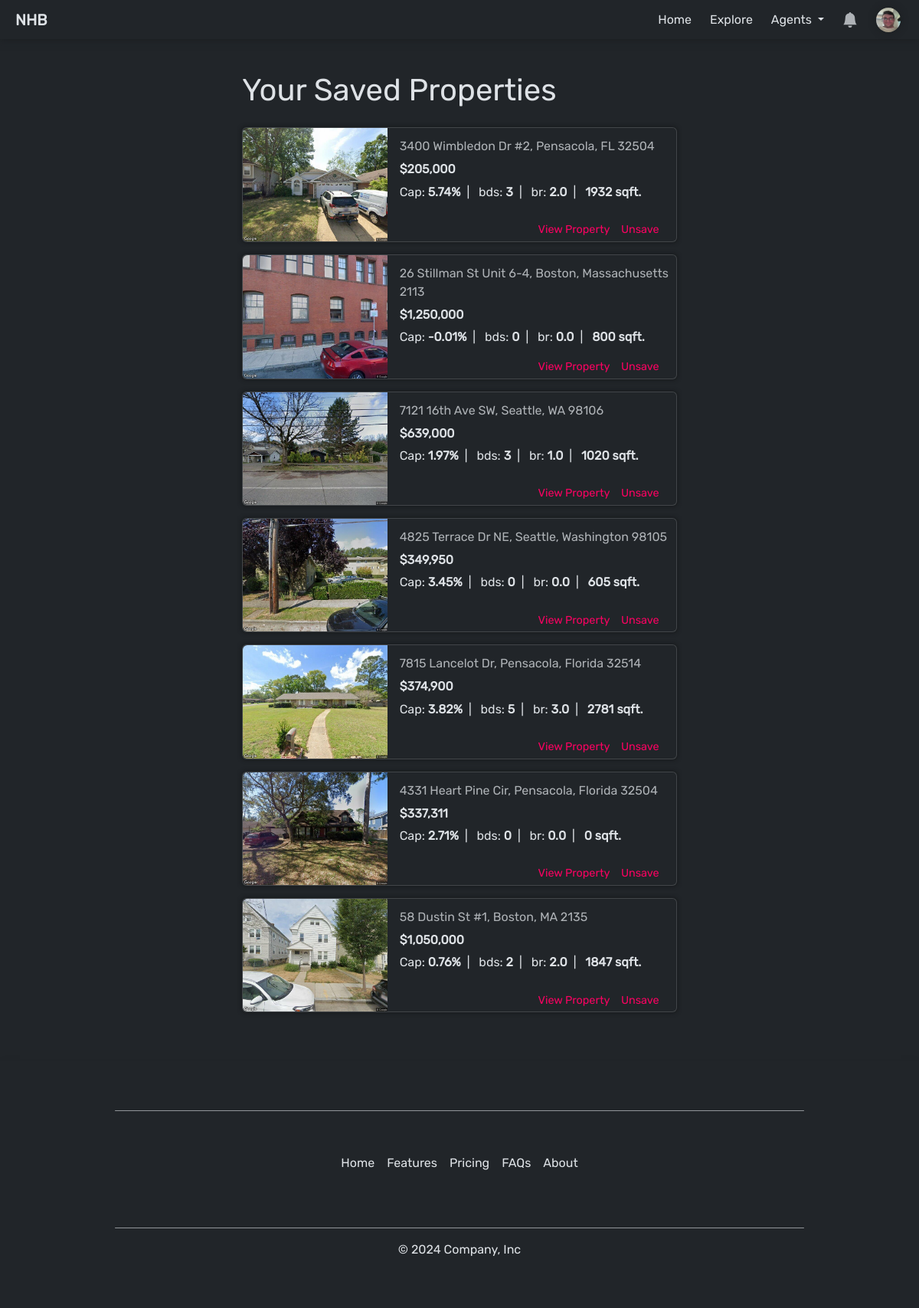
Page /profile/saved/ (signed in) on the committed database.
### account/models.py (models this page shows, shortened)
class CustomUser(AbstractUser):
    USER_TYPE_CHOICES = (
        ('buyer', 'Buyer'),
        ('agent', 'Agent'),
    )
    user_type = models.CharField(max_length=20, choices=USER_TYPE_CHOICES, default=USER_TYPE_CHOICES[0])
    @property
    def profile(self):
        return self.profile_set.first()
    objects = BaseUserManager()

### profiles/models.py (models this page shows, shortened)
class Profile(models.Model):
    user = models.ForeignKey(User, on_delete=models.CASCADE)
    theme = models.CharField(choices=[('light','light'), ('dark','dark')], max_length=100, default='dark')
    goal = models.CharField(max_length=1000, default='Searching for Investment Property')
    phone_number = models.CharField(max_length=10, blank=True, null=True)
    location = models.CharField(max_length=100, blank=True, null=True)
    profile_picture = models.ImageField(upload_to='profile_pictures', blank=True, null=True)
    @property
    def unread_notification_count(self):
        return self.user.notification_set.filter(is_read=False).count()

### property/models.py (models this page shows, shortened)
class SavedProperty(models.Model):
    profile = models.ForeignKey(Profile, on_delete=models.CASCADE)
    property_id = models.CharField(max_length=100)
    address = models.CharField(max_length=250)
    city = models.CharField(max_length=100)
    state = models.CharField(max_length=2)
    zip = models.IntegerField()
    image = models.ImageField(upload_to='property_images/', default='property_images/default/shrek.webp')
    price = models.DecimalField(max_digits=10, decimal_places=2)
    cap_rate = models.DecimalField(max_digits=7, decimal_places=4)
    beds = models.IntegerField()
    baths = models.DecimalField(max_digits=2, decimal_places=1)
    sq_ft = models.IntegerField()
    timestamp = models.DateTimeField(auto_now_add=True)
    archived = models.BooleanField(default=False)
    class Meta:
        constraints = [
            models.UniqueConstraint('profile', 'property_id', name='profile-property_id'),
        ]
    @property
    def endpoint(self):
        return f'/property/detail/state={self.state}&city={self.city}&address={self.address}&zip={self.zip}&id={self.property_id}/'
    @property
    def address_full(self):
        return f'{self.address}, {self.city}, {self.state} {self.zip}'

### profiles/views.py (the view)
# urls.py: path('saved/', views.saved_property_list_view, name='saved_property_list'),
@login_required(login_url='/account/login/')
def saved_property_list_view(request, *args, **kwargs):
    profile = Profile.objects.get(user=request.user)
    saved_properties_qs = SavedProperty.objects.filter(profile=profile).filter(archived=False).order_by('-timestamp')
    return render(request, 'profile/saved-properties.html', { 'profile': profile, 'saved_properties': saved_properties_qs })

### agent/templatetags/is_agent.py (called while the page is built)
@register.filter(name='is_agent')
def is_agent(user: User, group_name='Agent'):
    return user.groups.filter(name=group_name).exists()

### property/templatetags/currency.py (called while the page is built)
@register.filter(name='currency')
def currency(value: str, decimal: int)-> str:
    if type(value) == str:
        if value == '':
            value = 0
        else:
            value = float(value)
    return f'${value:,.{decimal}f}'

### property/templatetags/percentage.py (called while the page is built)
@register.filter(name='percentage')
def percentage(value: float)-> str:
    return f'{value*100:.2f}%'

### templates/profile/saved-properties.html
{% extends "base.html" %}
{% block content %}
<div class="container col-12 col-md-8 col-lg-6 py-5 px-3">
    <h1 class="mb-4">Your Saved Properties</h1>
    <div id="saved-property-container">
    {% if not saved_properties %}
        <p>No saved properties.</p>
    {% else %}
    {% for property in saved_properties %}
        {% include "profile/partials/saved-property-card.html" %}
    {% endfor %}
    {% endif %}
    </div>
</div>
{% endblock content %}

### templates/components/nav.html (shortened to what this page needs)
{% load static %}
{% load is_agent %}
<nav
id="navbar"
class="navbar navbar-expand-lg w-100 py-1"
>
    <div class="container-fluid m-0">
        <div class="collapse navbar-collapse justify-content-between" id="navbarSupportedContent">
            <a id='brand' class="navbar-brand px-2" href="/">NHB</a>
            <ul class="navbar-nav mb-2 mb-lg-0">
                {% if request.get_full_path != '/' %}
                    <li class="nav-item me-2">
                        <a class="nav-link {% if request.get_full_path == '/' %}active{% endif %}" aria-current="page" href="/">
                            Home
                        </a>
                    </li>
                {% endif %}
                <li class="nav-item me-2">
                    <a class="nav-link {% if '/explore/' in request.get_full_path %}active{% endif %}" href="/explore/">
                        Explore
                    </a>
                </li>
                {% if not request.user|is_agent %}
                <li class="nav-item me-2 dropdown">
                    <a class="nav-link dropdown-toggle {% if '/agent/' in request.get_full_path %}active{% endif %}" href="#" role="button" data-bs-toggle="dropdown" aria-expanded="false">
                        Agents
                    </a>
                </li>
                {% else %}
                <li class="nav-item me-2">
                    <a class="nav-link {% if '/agent/' in request.get_full_path %}active{% endif %}" href="/agent/dashboard/">
                        Dashboard
                    </a>
                </li>
                {% endif %}
                {% if not user.is_authenticated %}
                    <li class="nav-item">
                        <a class="nav-link" href="/account/register/">Login / Signup</a>
                    </li>
                    {% else %}
                    <li class="nav-item dropdown h-100 align-items-start me-2 " >
                        <a
                        id="notification-dropdown-tg"
                        class="nav-link dropdown-toggle d-flex align-items-center position-relative"
                        href="#"
                        role="button"
                        data-bs-toggle="offcanvas" data-bs-target="#notificationsDrawer" aria-controls="notificationsDrawer"
                        onclick="clearNotificationSpan()"
                        >
                            <svg id="notification-icon" xmlns="http://www.w3.org/2000/svg" width="20" height="20" fill="white" class="bi bi-bell-fill" viewBox="0 0 16 16">
                                <path d="M8 16a2 2 0 0 0 2-2H6a2 2 0 0 0 2 2m.995-14.901a1 1 0 1 0-1.99 0A5 5 0 0 0 3 6c0 1.098-.5 6-2 7h14c-1.5-1-2-5.902-2-7 0-2.42-1.72-4.44-4.005-4.901"/>
                            </svg>
                        </a>
                    </li>
                    <li class="nav-item dropdown">
                        <a id="profile-dropdown-tg" class="nav-link dropdown-toggle d-flex align-items-center" href="#" role="button" data-bs-toggle="dropdown" aria-expanded="false">
                            <div id="profile-badge-container">
                            {% if not user.profile.profile_picture %}
                                {% include "icons/profile-icon.html" %}
                            {% else %}
                                <img src="{{ user.profile.profile_picture.url }}" class="profile-badge me-1" alt="profile picture">
                            {% endif %}
                            </div>
                        </a>
                    </li>
                {% endif %}
            </ul>
        </div>
    </div>
</nav>

### templates/profile/partials/saved-property-card.html (shortened to what this page needs)
{% load static %}
{% load currency %}
{% load percentage %}
{% load comma %}
<div id="property-card-{{property.property_id}}" class="card mb-3 w-auto" style="box-shadow: 0 0 4px 2px var(--bs-dark-bg-subtle);">
    <div class="row g-0">
        <div class="col-4 col-md-4">
            <img src="{{property.image.url}}" class="img-fluid rounded-start h-100 card-image" alt="...">
        </div>
        <div class="col-8 col-md-8">
            <div class="card-body h-100  align-items-center py-1 ps-3 pe-2">
                <div class="property-card-details h-75 pt-2">
                    <p class="text-muted mb-2">{{ property.address_full }}</p>
                    <h6 style="font-weight:600;">{{ property.price|currency:0 }}</h6>
                    <p class="mb-2" style="font-size:1rem;">
                        Cap: <strong >{{ property.cap_rate|percentage }}</strong>&ensp;|&ensp;
                        bds: <strong>{{ property.beds }}</strong>&ensp;|&ensp;
                        br: <strong>{{ property.baths }}</strong>&ensp;|&ensp;
                        <strong>{{ property.sq_ft }} sqft.</strong>
                    </p>
                </div>
                <div id="card-button-container" class="d-flex pb-2 h-25">
                    <a style="color:var(--love);" href="{{property.endpoint}}">View Property</a>
                    {% if user == request.user %}
                        <a
                        style="color:var(--love);"
                        hx-post="{% url 'toggle_property_saved' %}"
                        hx-target="#property-card-{{property.property_id}}"
                        hx-vals='{ "view": "profile", "property": { "propertyId": "{{ property.property_id }}" }}'
                        hx-swap="outerHTML"
                        >Unsave</a>
                    {% endif %}
                </div>
            </div>
        </div>
    </div>
</div>

### static/css/styles.css (style rules this page uses)
:root { --love: #fa0261; --love-dark: #691535; --hidden: #34d3eb; --gray-bg: rgb(223, 223, 223); --gray-color: gray; --success: #04c904; }
body { font-family: Rubik,Arial,sans-serif!important; }

### templates/profile/partials/saved-property-card.html (style rules this page uses)
#card-button-container { display: flex; justify-content: flex-end; align-items: flex-end; }
#card-button-container a { color: var(--bs-secondary-color); font-size: .9rem; cursor: pointer; margin-right: .9rem; text-decoration: none; }

### rows in the picture
CustomUser: profile.profile_picture (picture)
SavedProperty: image (picture), address_full "3400 Wimbledon Dr #2, Pensacola, FL 32504", price "$205,000", cap_rate|percentage "5.74%", beds "3", baths "2.0", sq_ft "1932"
SavedProperty: image (picture), address_full "26 Stillman St Unit 6-4, Boston, Massachusetts 2113", price "$1,250,000", cap_rate|percentage "-0.01%", beds "0", baths "0.0", sq_ft "800"
SavedProperty: image (picture), address_full "7121 16th Ave SW, Seattle, WA 98106", price "$639,000", cap_rate|percentage "1.97%", beds "3", baths "1.0", sq_ft "1020"
SavedProperty: image (picture), address_full "4825 Terrace Dr NE, Seattle, Washington 98105", price "$349,950", cap_rate|percentage "3.45%", beds "0", baths "0.0", sq_ft "605"
SavedProperty: image (picture), address_full "7815 Lancelot Dr, Pensacola, Florida 32514", price "$374,900", cap_rate|percentage "3.82%", beds "5", baths "3.0", sq_ft "2781"
SavedProperty: image (picture), address_full "4331 Heart Pine Cir, Pensacola, Florida 32504", price "$337,311", cap_rate|percentage "2.71%", beds "0", baths "0.0", sq_ft "0"
SavedProperty: image (picture), address_full "58 Dustin St #1, Boston, MA 2135", price "$1,050,000", cap_rate|percentage "0.76%", beds "2", baths "2.0", sq_ft "1847"
